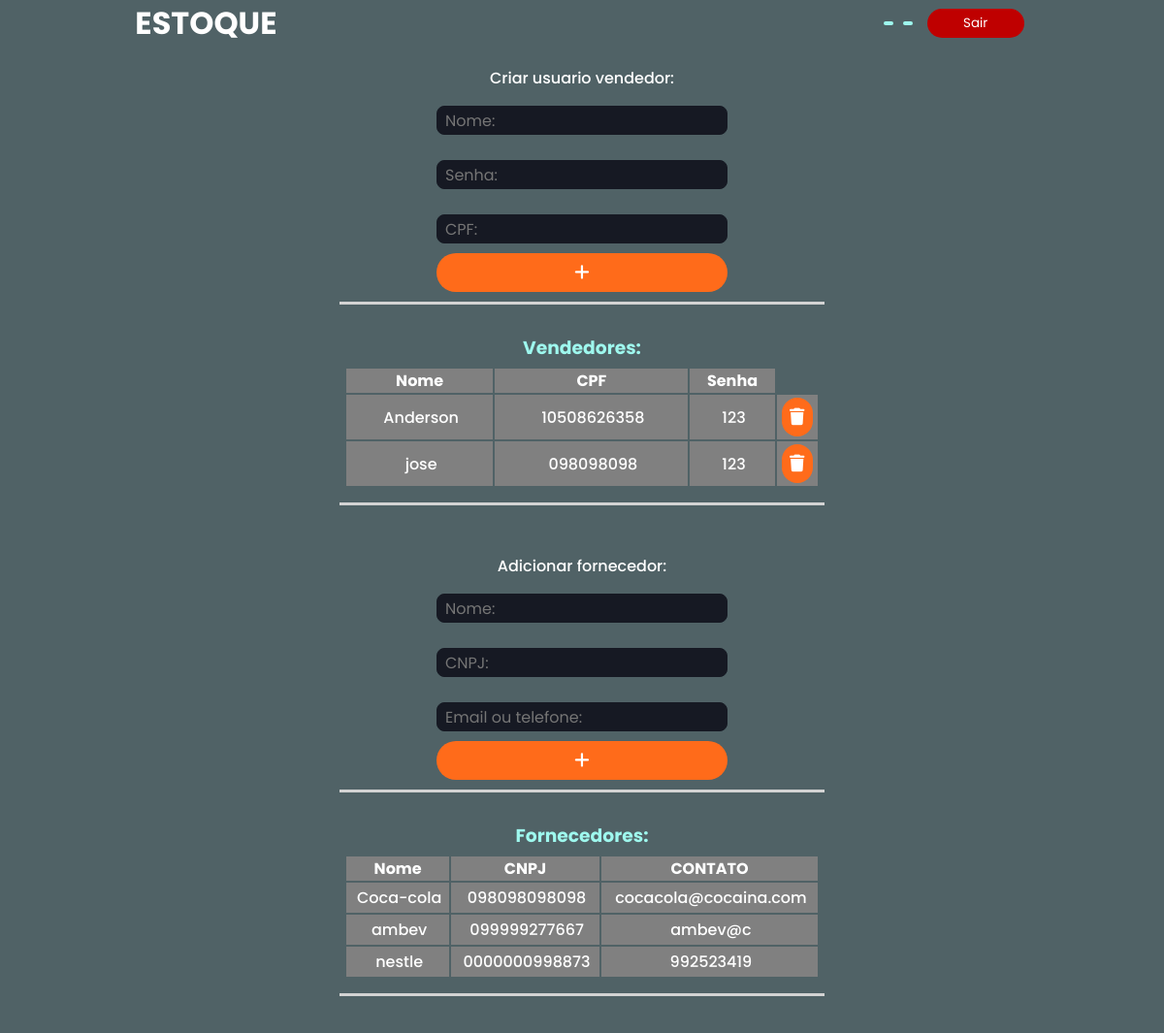
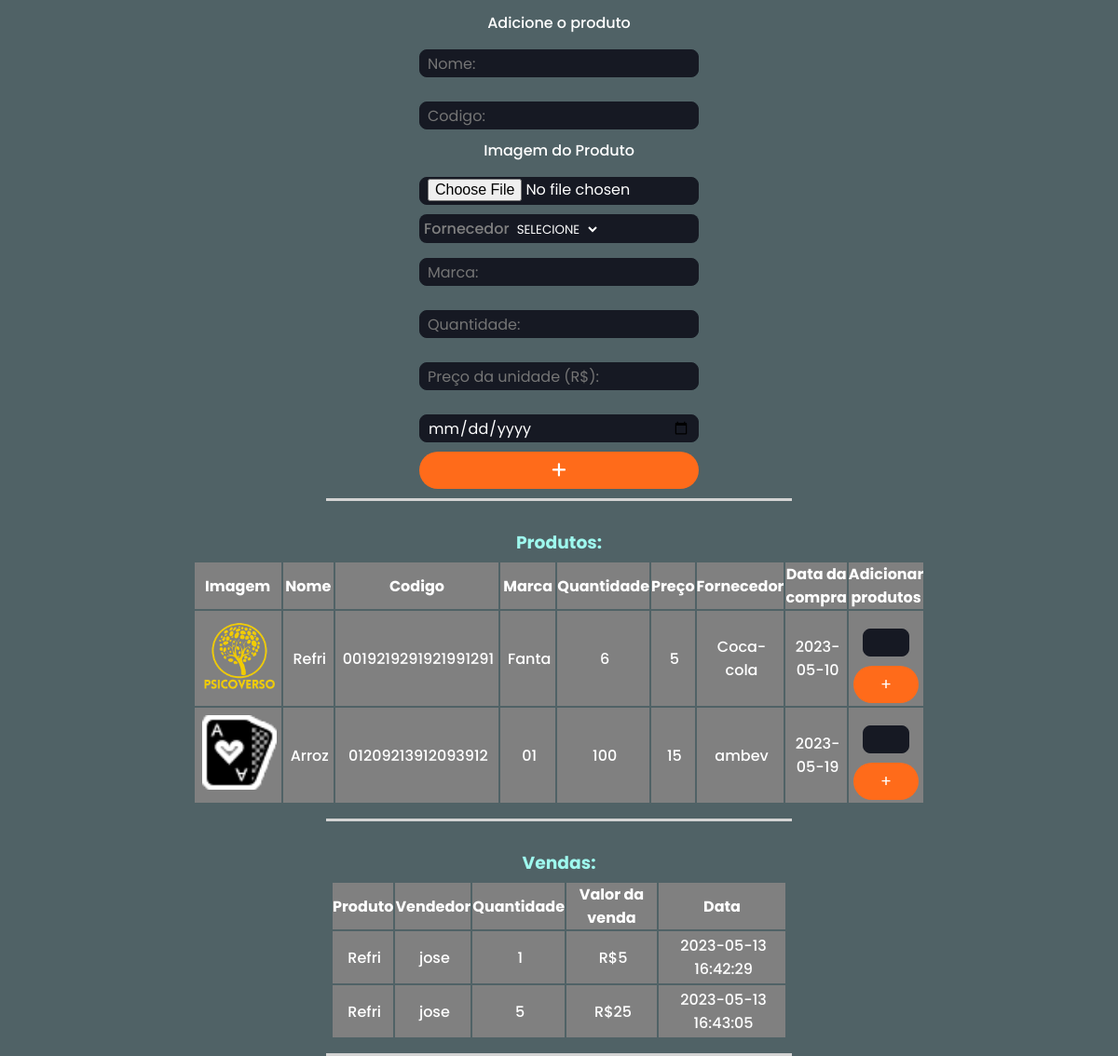
Page /views/view_gerente.php on the committed database (2 pictures, top to bottom).
### tables this page shows
CREATE TABLE `users` (
  `id` int(11) NOT NULL,
  `cargo` varchar(10) NOT NULL,
  `senha` varchar(20) NOT NULL,
  `nome` varchar(50) NOT NULL,
  `cpf` varchar(15) NOT NULL
);

CREATE TABLE `fornecedor` (
  `id` int(11) NOT NULL,
  `nome_forn` varchar(20) NOT NULL,
  `cnpj` varchar(15) NOT NULL,
  `contato` varchar(30) NOT NULL
);

CREATE TABLE `produtos` (
  `id` int(11) NOT NULL,
  `nome` varchar(20) NOT NULL,
  `codigo` varchar(60) NOT NULL,
  `marca` varchar(20) NOT NULL,
  `quantidade` int(11) NOT NULL,
  `preco` int(11) NOT NULL,
  `image` varchar(100) NOT NULL,
  `idFornecedor` int(11) NOT NULL,
  `idUser` int(11) NOT NULL,
  `dataCompra` varchar(15) NOT NULL
);

CREATE TABLE `vendas` (
  `id` int(11) NOT NULL,
  `quant_prod` int(11) NOT NULL,
  `idUser` int(11) NOT NULL,
  `idProduto` int(11) NOT NULL,
  `dataVenda` datetime NOT NULL
);

### views/view_gerente.php (the view, shortened to what this page needs)
<?php
require_once "config/connect_db.php";
$cargo = $_SESSION['authUser']['cargo'];
$nome = $_SESSION['authUser']['nome'];
?>
<!DOCTYPE html>
<html lang="en">
<head>
    <link rel="stylesheet" type="text/css" href="./assets/gerente.css">
<body>
    <header>
        <div>
            <h1>ESTOQUE</h1>
        </div>
        <nav>
            <ul class="nav-list">
                <li><?= $cargo ?></li>
                <li><?= $nome ?></li>
                <li id="li-exit">
                    <form action="<?= htmlspecialchars('') ?>" method="get">
                        <button class="btn_exit" type="sair" name="sair">Sair</button>
                    </form>
                </li>
            </ul>
        </nav>
    </header>
    <main>
        <div>
            <form action="controllers/cont_createUser.php" method="post">
                <legend>Criar usuario vendedor:</legend>
                <label for="username"><input type="text" name="username" id="username" placeholder="Nome:" required></label>
                <label for="senha"><input type="password" name="senha" id="senha" placeholder="Senha:" required></label>
                <label for="cpf"><input type="text" name="cpf" id="cpf" placeholder="CPF:" required></label>
                <button type="submit" name="create_userVendedor"><i class="fa-solid fa-plus"></i></button>
            </form>
        </div>
        <div>
            <h3>Vendedores:</h3>
<?php
    $sqlListVend = "SELECT * FROM users WHERE cargo = 'VENDEDOR'";
    $resultVendList = $conn->query($sqlListVend);
    if($resultVendList->num_rows == 0) {
        echo "Não há vendedores";
    } else {
?>
        <table>
            <tr>
                <th>Nome</td>
                <th>CPF</td>
                <th>Senha</th>
            </tr>
        <?php
            while($rowsDataVend = $resultVendList->fetch_assoc()) {
?>
            <tr>
                <td class="valor"><?= $rowsDataVend['nome'] ?></td>
                <td class="valor"><?= $rowsDataVend['cpf'] ?></td>
                <td class="valor"><?= $rowsDataVend['senha'] ?></td>
                <td>
                    <form action="<?= htmlspecialchars('') ?>" method="get" class="delVendForm">
                        <button type="submit" name="deleteVendedor_btn" class="iconLixo"><i class="fa-solid fa-trash"></i></button>
                    </form>
                </td>
            </tr>
<?php
            }
        ?>
        </table>
<?php
    }
?>
        </div>
        <div>
            <form action="controllers/cont_addForn.php" method="post">
                <legend>Adicionar fornecedor:</legend>
                <label for="nome"><input type="text" name="nomeForn" id="nome" placeholder="Nome:" required></label>
                <label for="cnpj"><input type="text" name="cnpjForn" id="cnpj" placeholder="CNPJ:" required></label>
                <label for="contato"><input type="text" name="contForn" id="contato" placeholder="Email ou telefone:" required></label>
                <button type="submit" name="submitAddForn"><i class="fa-solid fa-plus"></i></button>
            </form>
        </div>
        <div>
            <h3>Fornecedores:</h3>
            <table>
                <tr>
                    <th>Nome</th>
                    <th>CNPJ</th>
                    <th>CONTATO</th>
                </tr>
            <?php
            $sqlViewForn = "SELECT * FROM fornecedor";
            $resultViewForn = $conn->query($sqlViewForn);
            if($resultViewForn->num_rows == 0) {
                echo "Nao existe nenhum fornecedor";
            } else {
                while($rowViewForn = $resultViewForn->fetch_assoc()) {
?>
                <tr>
                    <td class="valor"><?= $rowViewForn['nome_forn'] ?></td>
                    <td class="valor"><?= $rowViewForn['cnpj'] ?></td>
                    <td class="valor"><?= $rowViewForn['contato'] ?></td>
                </tr>
<?php
                }
            }
            ?>
            </table>
        </div>
        <div>
            <form action="controllers/cont_addProd.php" method="post" enctype="multipart/form-data">
            <legend>Adicione o produto</legend>
                <label for="nomeProd"><input type="text" name="nomeProd" id="nomeProd" placeholder="Nome:" required></label>
                <label for="codigoProd"><input type="text" name="codigoProd" id="codigoProd" placeholder="Codigo:" required></label>
                <label for="imgProd">Imagem do Produto</label>
                <input type="file" name="imgProd" id="imgProd" accept="image/*" required>
                <label for="fornProd" class="labelForn">Fornecedor
                <select name="fornecedorProd" id="fornProd">
                    <option value="" selected disabled>SELECIONE</option>
                </select>
                </label>
                <label for="marcaProd"><input type="text" name="marcaProd" id="marcaProd" placeholder="Marca:" required></label>
                <label for="quantidadeProd"><input type="number" name="quantidadeProd" id="quantidadeProd" placeholder="Quantidade:" required></label>
                <label for="precoProd"><input type="number" name="precoProd" id="precoProd" placeholder="Preço da unidade (R$):" required></label>
                <label for="dataProd"><input type="date" name="dataProd" id="dataProd" placeholder="Data da compra:" required></label>
                <button type="submit" name="btnAddProduto"><i class="fa-solid fa-plus"></i></button>
            </form>
        </div>
        <div>
            <h3>Produtos:</h3>
            <table>
                <tr>
                    <th>Imagem</th>
                    <th>Nome</th>
                    <th>Codigo</th>
                    <th>Marca</th>
                    <th>Quantidade</th>
                    <th>Preço</th>
                    <th>Fornecedor</th>
                    <th>Data da compra</th>
                    <th>Adicionar produtos</th>
                </tr>
            <?php
            $sqlViewProd= "SELECT * FROM produtos INNER JOIN fornecedor ON produtos.idFornecedor = fornecedor.id";
            $resultViewProd= $conn->query($sqlViewProd);
            if($resultViewProd->num_rows == 0) {
                echo "Nao existe nenhum Produtos";
            } else {
                while($rowViewProd = $resultViewProd->fetch_assoc()) {
?>
                <tr>
                    <td class="valor"><img style="height: 80px; aspect-ratio: 1 /1;" src="assets/uploads/<?= $rowViewProd['image'] ?>" alt=""></td>
                    <td class="valor"><?= $rowViewProd['nome'] ?></td>
                    <td class="valor"><?= $rowViewProd['codigo'] ?></td>
                    <td class="valor"><?= $rowViewProd['marca'] ?></td>
                    <td class="valor"><?= $rowViewProd['quantidade'] ?></td>
                    <td class="valor"><?= $rowViewProd['preco'] ?></td>
                    <td class="valor"><?= $rowViewProd['nome_forn'] ?></td>
                    <td class="valor"><?= $rowViewProd['dataCompra'] ?></td>
                    <td>
                        <form action="models/model_addQuantProd.php" method="post">
                            <input type="number" name="quantProdAdd" id="" style="width: 50px;">
                            <button type="submit" name="btnSubmit">+</button>
                        </form>
                    </td>
                </tr>
<?php
                }
            }
            ?>
            </table>
        </div>
        <div>
            <h3>Vendas:</h3>
            <table>
                <tr>
                    <th>Produto</th>
                    <th>Vendedor</th>
                    <th>Quantidade</th>
                    <th>Valor da venda</th>
                    <th>Data</th>
                </tr>
            <?php
            $sqlViewVendas= "SELECT *, users.nome AS nome_user, produtos.nome AS nome_produto FROM vendas INNER JOIN produtos ON vendas.idProduto = produtos.id INNER JOIN users ON vendas.idUser = users.id";
            $resultViewVendas= $conn->query($sqlViewVendas);
            if($resultViewVendas->num_rows == 0) {
                echo "Nao existe nenhuma venda";
            } else {
                while($rowViewVendas = $resultViewVendas->fetch_assoc()) {
                    $valorVenda = $rowViewVendas['quant_prod'] * $rowViewVendas['preco'];
?>
                <tr>
                    <td class="valor"><?= $rowViewVendas['nome_produto'] ?></td>
                    <td class="valor"><?= $rowViewVendas['nome_user'] ?></td>
                    <td class="valor"><?= $rowViewVendas['quant_prod'] ?></td>
                    <td class="valor">R$<?= $valorVenda ?></td>
                    <td class="valor"><?= $rowViewVendas['dataVenda'] ?></td>
                </tr>
<?php
                }
            }
            ?>
            </table>
        </div>
    </main>
</body>
</html>

### assets/gerente.css (style rules this page uses)
.nav-list { list-style: none; margin-left: 32px; display: flex; letter-spacing: 3px; }
li form button { width: 100px; height: 30px; border-radius: 32px; }
div { position: relative; width: 100%; }
h3 { position: relative; width: 100%; text-align: left; color: #9EF8EE; }
input { border-radius: 0; padding: 5px; margin-bottom: 10px; width: 100%; box-sizing: border-box; }
* { margin: 0; padding: 0; border: 0; box-sizing: border-box; font-family: "Poppins", sans-serif; }
body { background: #506266; color: white; font-weight: 500; }
main { display: flex; flex-direction: column; align-items: center; justify-content: center; margin-top: 10px; gap: 20px; }
main > div { width: 500px; display: flex; flex-flow: column nowrap; justify-content: center; align-items: center; padding: 10px; text-align: center; border-bottom: lightgray 3px solid; }
header { display: flex; flex-flow: row nowrap; justify-content: space-evenly; align-items: center; cursor: default; user-select: none; }
button { cursor: pointer; }
header > div { width: 50%; }
ul { display: flex; flex-flow: row nowrap; justify-content: space-evenly; align-items: center; gap: 10px; }
#li-exit { background-color: transparent; }
#li-exit > form > button { background-color: #BF0000; color: white; }
ul > li { background-color: #9EF8EE; color: gray; font-weight: bolder; padding: 2px 5px; border-radius: 8px; }
.iconLixo { background: transparent; }
tr { background-color: gray; }
table { padding: 5px; width: inherit; }
td { padding: 3px 5px; }
h3 { text-align: center; }
main form { display: flex; flex-direction: column; align-items: center; justify-content: center; }
main form input { background: #161923; width: 300px; height: 30px; padding: 0 0.5rem; margin-top: 1rem; outline: none; color: white; font-size: 1rem; border: 1px solid #161923; border-radius: 8px; }
main form button[type="submit"] { cursor: pointer; width: 100%; height: 40px; border: none; border-radius: 32px; background: #FF6B1A; color: white; font-size: 1.1rem; transition: all .3s ease-in-out; }
.valor { padding-left:8px; }
.labelForn { background-color: #161923; width: 100%; padding: 3px 5px; border-radius: 8px; text-align: start; color: gray; }
.labelForn > select { background-color: transparent; color: white; }
option { background-color: #161923; }

### rows in the picture
users: nome "Anderson", cpf "10508626358", senha "123"
users: nome "jose", cpf "098098098", senha "123"
fornecedor: nome_forn "Coca-cola", cnpj "098098098098", contato "cocacola@cocaina.com"
fornecedor: nome_forn "ambev", cnpj "099999277667", contato "ambev@c"
fornecedor: nome_forn "nestle", cnpj "0000000998873", contato "992523419"
produtos: image (picture), nome "Refri", codigo "0019219291921991291", marca "Fanta", quantidade "6", preco "5", idFornecedor.nome_forn "Coca-cola", dataCompra "2023-05-10"
produtos: image (picture), nome "Arroz", codigo "01209213912093912", marca "01", quantidade "100", preco "15", idFornecedor.nome_forn "ambev", dataCompra "2023-05-19"
vendas: idProduto.nome "Refri", idUser.nome "jose", quant_prod "1", idProduto.preco "5", dataVenda "2023-05-13 16:42:29"
vendas: idProduto.nome "Refri", idUser.nome "jose", quant_prod "5", quant_prod.preco "25", dataVenda "2023-05-13 16:43:05"
